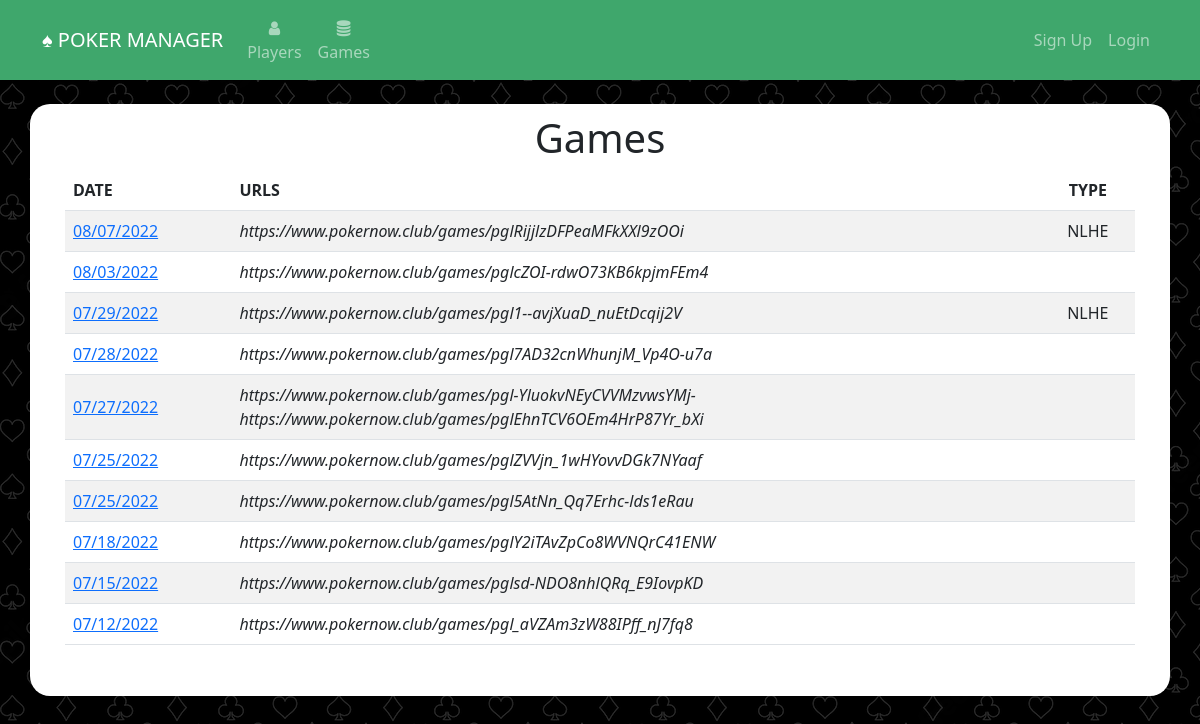
/games, run on the app's committed database.
### website/models.py (models this page shows)
class Game(db.Model):
	id = db.Column(db.Integer, primary_key=True)
	settled = db.Column(db.Boolean, default=False)
	date = db.Column(db.DateTime(timezone=True), default=func.now())
	urls = db.relationship('Url', backref='game')
	payments = db.relationship('Payment', backref='game')
	earnings = db.relationship('Earning', backref='game')
	buyins = db.Column(db.Integer)
	behaviors = db.relationship('Behavior', backref='game')

class Url(db.Model):
	id = db.Column(db.Integer, primary_key=True)
	url =  db.Column(db.String(300), unique=True)
	game_id = db.Column(db.Integer, db.ForeignKey('game.id'))
	imported = db.Column(db.Boolean, default=False)
	behaviors = db.relationship('Behavior', backref='url')
	game_type = db.Column(db.String(20))
	small_blind = db.Column(db.Integer)
	big_blind = db.Column(db.Integer)

### website/views.py (the view)
@views.route('/games', methods=['GET','POST'])
def games():
	games = Game.query.order_by(Game.date.desc()).all()
	urls = {}
	for game in games:
		for url in game.urls:
			if game.id in urls.keys():
				if url.imported == False:
					urls[game.id] = url.imported
			else:
				urls[game.id] = url.imported
	return render_template("games.html", user=current_user, games=games, imported=urls)

### website/templates/games.html (shortened to what this page needs)
{% extends "base.html" %}
{% block content %}
<h1 align="center">Games</h1>
<table class="table table-striped">
	<thead>
	  <tr>
		<th scope="col">DATE</th>
		<th scope="col">URLS</th>
		<th scope="col" style="text-align:center">TYPE</th>
	  </tr>
	</thead>
	<tbody>
	{% for game in games %}
		<tr>
			<td style="vertical-align: middle;"><a href="{{url_for('views.payout', game_id=game.id)}}" >{{ game.date.strftime("%m/%d/%Y") }}</a></td>
			<td style="vertical-align: middle;">
				{% for url in game.urls %}
				<i>{{url.url}}</i><br/>
				{% endfor %}
			</td>
			<td align="center" style="vertical-align: middle;">
				{% for url in game.urls %}
				{% if url.game_type %}
				{{ url.game_type}}{% if not loop.last %}<br/>{% endif %}
				{% endif %}
				{% endfor %}
			</td>
		</tr>
	{% endfor %}
</tbody>
</table>
{% endblock %}

### website/templates/base.html (shortened to what this page needs)
<!DOCTYPE html>
<html>
    <head>
<link href="https://cdn.jsdelivr.net/npm/bootstrap@5.2.0-beta1/dist/css/bootstrap.min.css" rel="stylesheet">
    <link
      rel="stylesheet"
      href="https://stackpath.bootstrapcdn.com/font-awesome/4.7.0/css/font-awesome.min.css"
    />
    <link
      rel="stylesheet"
      href="static/style.css"
    />
    </head>
    <body>
        <nav class="navbar navbar-expand-lg navbar-dark" style="background-color: #3fa76c;">
            <div class="container-fluid" style="max-width: 1140px;margin-right:auto;margin-left:auto">
                <a class="navbar-brand" href="/">&spades; POKER MANAGER</a>
                <div class="collapse navbar-collapse justify-content-start" id="mainNavbar">
                    <div class="navbar-nav">
                        <ul class="navbar-nav me-auto mb-2 mb-lg-0">
                            <li class="nav-item" align="center"><a class="nav-link" id="nav-players" href="/players"><i class="fa fa-user" aria-hidden="true"></i><br/>Players</a></li>
                            <li class="nav-item" align="center"><a class="nav-link" id="nav-import-game" href="/games"><i class="fa fa-database" aria-hidden="true"></i><Br/>Games</a></li>
                        </ul>
                    </div>
                    <div class="navbar-nav ml-auto" style="margin-left: auto">
                        <ul class="navbar-nav me-auto mb-2 mb-lg-0">
                            {% if user and  user.is_authenticated %}
                            <div class="dropdown">
                                <button class="btn btn-light dropdown-toggle" type="button" data-bs-toggle="dropdown" aria-expanded="false">
                                {{user.first_name}} {{user.last_name}}
                                </button>
                                <ul class="dropdown-menu dropdown-menu-lg-end">
                                    <li><a class="dropdown-item" href="/profile">Profile</a></li>
                                    <li><a class="dropdown-item" id="nav-logout" href="/logout">Logout</a></li>
                                </ul>
                            </div>
                            {% else %}
                            <ul class="navbar-nav me-auto mb-2 mb-lg-0">
                                <li class="nav-item"><a class="nav-link" id="nav-signUp" href="/sign-up">Sign Up</a></li>
                                <li class="nav-item"><a class="nav-link" id="nav-login" href="/login">Login</a></li>
                            </ul>
                            {% endif %}
                        </ul>
                    </div>
                </div>
            </div>
        </nav>
        <br/>
        <div class="container h-100 body_container" style="max-width:1140px; background-color: #fff;">
            {% block content %}
            {% endblock %}
        </div>
    </body>
</html>

### website/static/style.css (style rules this page uses)
body { height: 100%; background-image: url('card_suits4.png'); }
.body_container { border-radius: 20px; padding: 10px 35px 35px 35px; }

### data on the page
Game: date "08/07/2022"
Url: url "https://www.pokernow.club/games/pglRijjlzDFPeaMFkXXl9zOOi", game_type "NLHE"
Game: date "08/03/2022"
Url: url "https://www.pokernow.club/games/pglcZOI-rdwO73KB6kpjmFEm4"
Game: date "07/29/2022"
Url: url "https://www.pokernow.club/games/pgl1--avjXuaD_nuEtDcqij2V", game_type "NLHE"
Game: date "07/28/2022"
Url: url "https://www.pokernow.club/games/pgl7AD32cnWhunjM_Vp4O-u7a"
Game: date "07/27/2022"
Url: url "https://www.pokernow.club/games/pgl-YluokvNEyCVVMzvwsYMj-"
Url: url "https://www.pokernow.club/games/pglEhnTCV6OEm4HrP87Yr_bXi"
Game: date "07/25/2022"
Url: url "https://www.pokernow.club/games/pglZVVjn_1wHYovvDGk7NYaaf"
Game: date "07/25/2022"
Url: url "https://www.pokernow.club/games/pgl5AtNn_Qq7Erhc-lds1eRau"
Game: date "07/18/2022"
Url: url "https://www.pokernow.club/games/pglY2iTAvZpCo8WVNQrC41ENW"
Game: date "07/15/2022"
Url: url "https://www.pokernow.club/games/pglsd-NDO8nhlQRq_E9IovpKD"
Game: date "07/12/2022"
Url: url "https://www.pokernow.club/games/pgl_aVZAm3zW88IPff_nJ7fq8"
